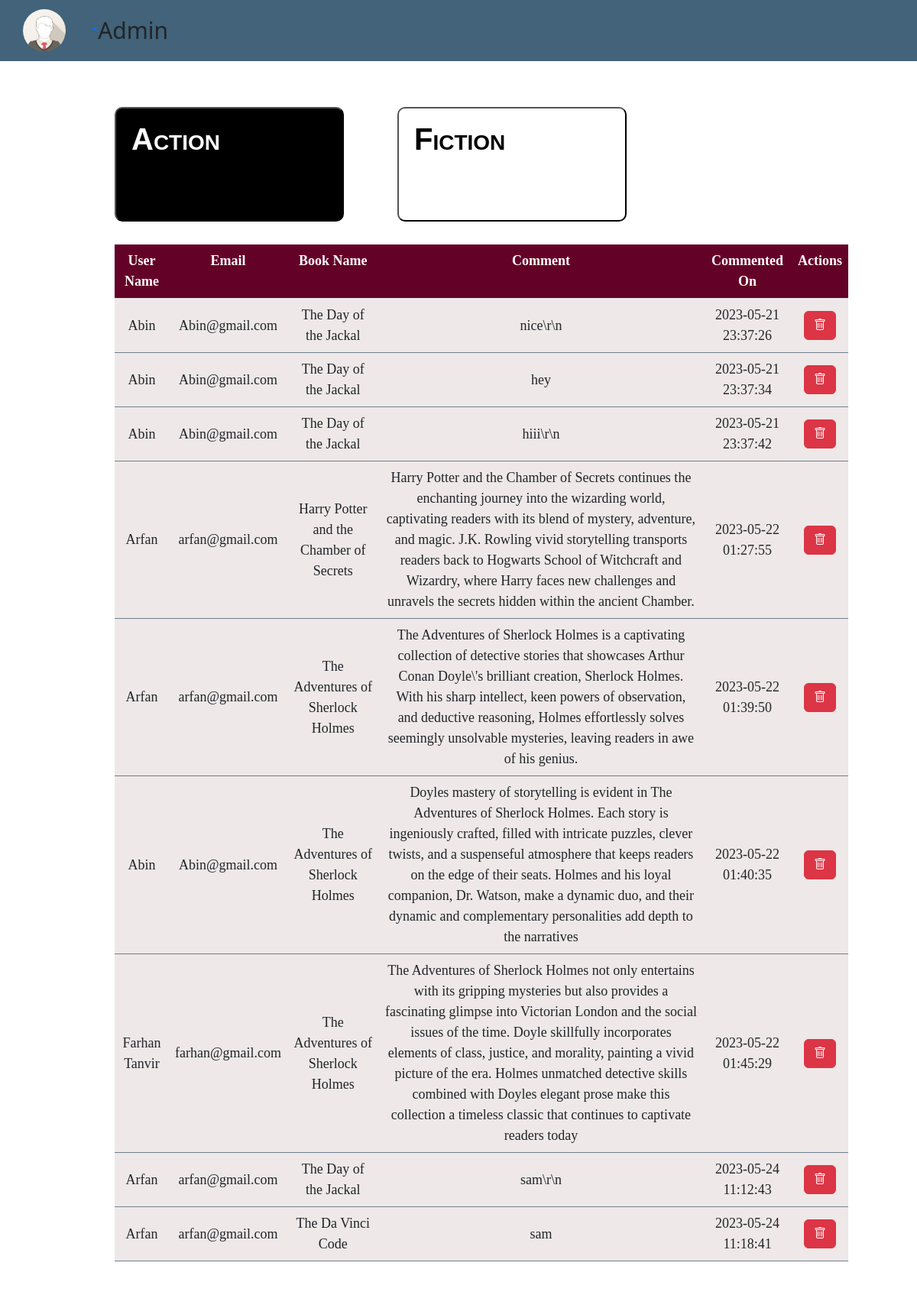
The app's page /Elibrary/Comments.php with its own data.
### tables this page shows
CREATE TABLE `commentaction` (
  `id` int(11) NOT NULL,
  `book_id` int(11) NOT NULL,
  `name` varchar(255) NOT NULL,
  `email` varchar(255) NOT NULL,
  `userimg` varchar(255) NOT NULL,
  `comment` text NOT NULL,
  `created_at` datetime NOT NULL DEFAULT current_timestamp()
);

CREATE TABLE `action` (
  `id` int(55) NOT NULL,
  `b_img` varchar(255) NOT NULL,
  `book` varchar(255) NOT NULL,
  `b_name` varchar(255) NOT NULL,
  `b_author` varchar(255) NOT NULL,
  `publisher` varchar(255) NOT NULL,
  `year` varchar(255) NOT NULL,
  `description` text NOT NULL,
  `sortdes` text NOT NULL,
  `lang` varchar(255) NOT NULL,
  `Catagory` varchar(255) NOT NULL,
  `cment` int(50) NOT NULL,
  `view` int(255) NOT NULL
);

### Elibrary/Comments.php (the view, shortened to what this page needs)
<?php
require('dbcon.php');
?>
<!DOCTYPE html>
<html lang="en">
<head>
    <link rel="stylesheet" href="notification.css" />
    <link href="https://cdn.jsdelivr.net/npm/bootstrap@5.2.3/dist/css/bootstrap.min.css" rel="stylesheet">
    <link rel="stylesheet" href="https://cdn.jsdelivr.net/npm/bootstrap-icons@1.10.2/font/bootstrap-icons.css">
    <link rel="stylesheet" href="https://cdnjs.cloudflare.com/ajax/libs/font-awesome/6.4.0/css/all.min.css" />
</head>
<body>
    <main>
        <div>
            <nav>
                <div class="dropdown">
                    <a class="dropdown-toggle" data-bs-toggle="dropdown" aria-expanded="false">
                    <img style="border-radius:50%"; src="./icons/avatar.png"></a>
                </div>
                <h1>Admin</h1>
            </nav>
        </div>
        <div class="maincontain">
          <div class="buttons">
            <button id="action_btn">Action
            </button>
            <button id="fiction_btn">Fiction
            </button>
          </div>
          <div class="blocks">
            <div class="action" id="action">
                        <table  class=" table table-hover text-center">
                         <tr class="tab">
                                <th>User Name</th>
                                <th>Email</th>
                                <th>Book Name</th>
                                <th>Comment</th>
                                <th>Commented On</th>
                                <th>Actions</th>
                            </tr>
                            <?php
                               $query="SELECT * FROM `commentaction`";
                               $result=mysqli_query($con,$query);
                               while($fetch=mysqli_fetch_assoc($result)){
                                $query2="SELECT b_name FROM `action` where id=$fetch[book_id]";
                                $result2=mysqli_query($con,$query2);
                                $fetch2=mysqli_fetch_array($result2)[0];
                                echo<<<print
                                <tr class="tab1 align-middle">
                                <td>$fetch[name]</td>
                                <td>$fetch[email]</td>
                                <td>$fetch2</td>
                                <td>$fetch[comment]</td>
                                <td>$fetch[created_at]</td>
                                <td>
                                <button onclick="confirm_delete($fetch[id],$fetch[book_id])" class="btn  btn-danger"><i class="bi bi-trash"></i></button>
                                </td>
                            </tr>
                            print;
                               }
                              ?>
                          </table>
            </div>
          </div>
        </div>
    </main>
</body>
</html>

### Elibrary/Comments.php (style rules this page uses)
nav { display: flex; font-size: 1rem; background-color: #032f4dbf; height: 5rem; align-items: center; }
nav img { height: 3.5rem; margin: 8px 30px; }
nav h1 { margin: 20px 0px; font-size: 30px; }
.maincontain { margin: 50px auto; background: white; width: 80%; height: auto; }
.buttons { display: flex; gap: 50px; margin: 20px; }
.buttons button { border-radius: 10px; color: black; font: small-caps bold 24px/1 sans-serif; font-size: 40px; margin: 10px; padding: 20px; width: 300px; height: 150px; background-color: white; text-align: left; display: flex; flex-direction: column; justify-content: flex-start; }
.blocks { display: flex; width: 100%; height: 100%; margin-left: 30px; }
.action { width: 100%; height: auto; display: block; }
body { background-size: 120%; }
main { background-size: 1100px; }
table th, td { font-size: large; font-family:Bahnschrift; }
.tab { background-color:#640127; color: snow; }
table th { color: snow; }
.tab1 { background-color: rgba(238, 231, 231, 0.945); border: 0.5px slategrey; }

### records on screen
commentaction: name "Abin", email "Abin@gmail.com", action.b_name "The Day of the Jackal", comment "nice\\r\\n", created_at "2023-05-21 23:37:26"
commentaction: name "Abin", email "Abin@gmail.com", action.b_name "The Day of the Jackal", comment "hey", created_at "2023-05-21 23:37:34"
commentaction: name "Abin", email "Abin@gmail.com", action.b_name "The Day of the Jackal", comment "hiii\\r\\n", created_at "2023-05-21 23:37:42"
commentaction: name "Arfan", email "arfan@gmail.com", action.b_name "Harry Potter and the Chamber of Secrets", comment "Harry Potter and the Chamber of Secrets continues the enchanting journey into the wizarding world, captivating readers with its blend of mystery, adventure, and magic. J.K. Rowling vivid storytelling transports readers back to Hogwarts School of Witchcraft and Wizardry, where Harry faces new challenges and unravels the secrets hidden within the ancient Chamber.", created_at "2023-05-22 01:27:55"
commentaction: name "Arfan", email "arfan@gmail.com", action.b_name "The Adventures of Sherlock Holmes", comment "The Adventures of Sherlock Holmes is a captivating collection of detective stories that showcases Arthur Conan Doyle\\'s brilliant creation, Sherlock Holmes. With his sharp intellect, keen powers of observation, and deductive reasoning, Holmes effortlessly solves seemingly unsolvable mysteries, leaving readers in awe of his genius.", created_at "2023-05-22 01:39:50"
commentaction: name "Abin", email "Abin@gmail.com", action.b_name "The Adventures of Sherlock Holmes", comment "Doyles mastery of storytelling is evident in The Adventures of Sherlock Holmes. Each story is ingeniously crafted, filled with intricate puzzles, clever twists, and a suspenseful atmosphere that keeps readers on the edge of their seats. Holmes and his loyal companion, Dr. Watson, make a dynamic duo, and their dynamic and complementary personalities add depth to the narratives", created_at "2023-05-22 01:40:35"
commentaction: name "Farhan Tanvir", email "farhan@gmail.com", action.b_name "The Adventures of Sherlock Holmes", comment "The Adventures of Sherlock Holmes not only entertains with its gripping mysteries but also provides a fascinating glimpse into Victorian London and the social issues of the time. Doyle skillfully incorporates elements of class, justice, and morality, painting a vivid picture of the era. Holmes unmatched detective skills combined with Doyles elegant prose make this collection a timeless classic that continues to captivate readers today", created_at "2023-05-22 01:45:29"
commentaction: name "Arfan", email "arfan@gmail.com", action.b_name "The Day of the Jackal", comment "sam\\r\\n", created_at "2023-05-24 11:12:43"
commentaction: name "Arfan", email "arfan@gmail.com", action.b_name "The Da Vinci Code", comment "sam", created_at "2023-05-24 11:18:41"
